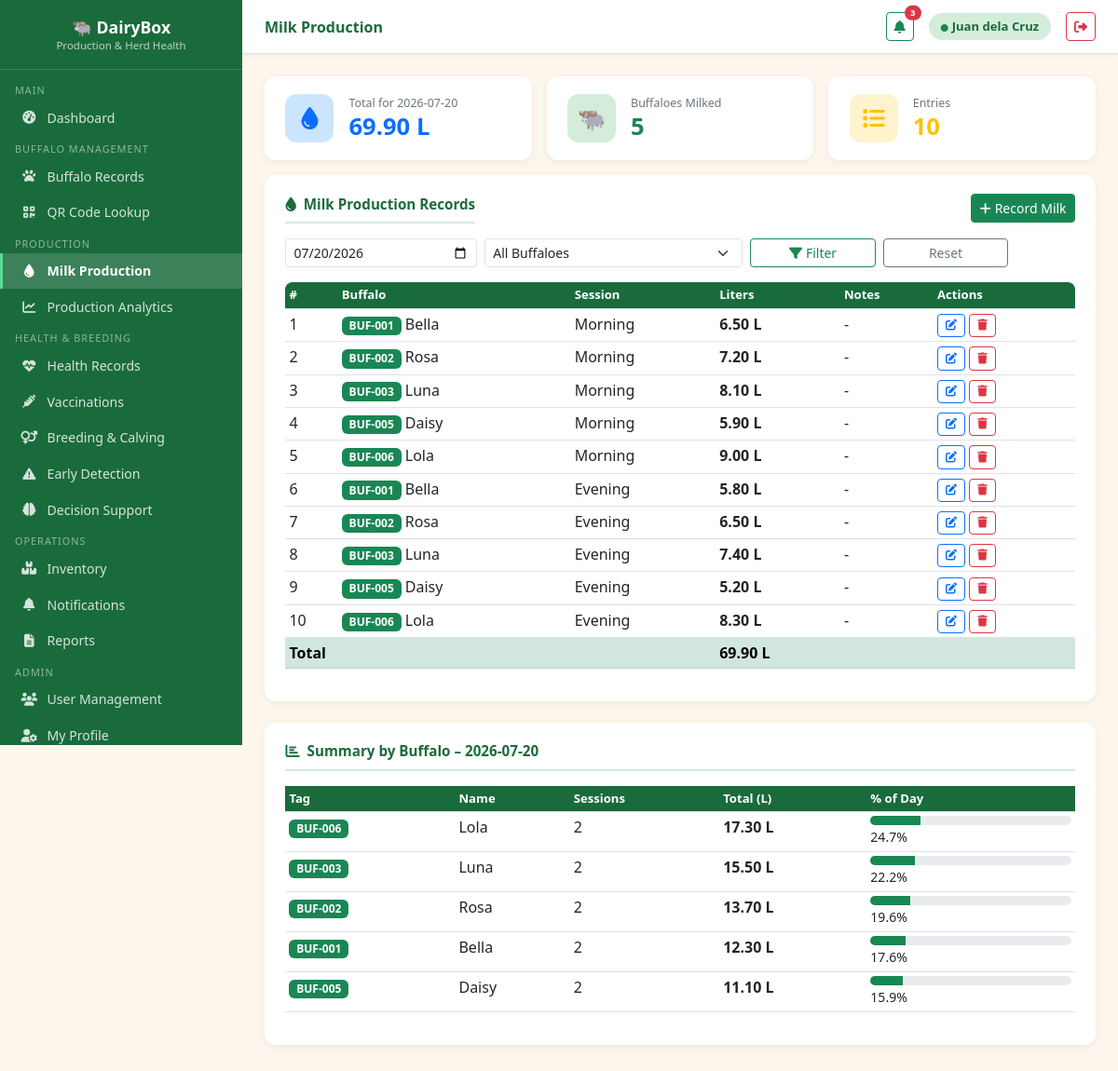
/modules/milk_production.php?filter_date=2026-07-20 (signed in), run on the app's committed database.
### tables this page shows
CREATE TABLE IF NOT EXISTS milk_production (
    id              INT AUTO_INCREMENT PRIMARY KEY,
    buffalo_id      INT NOT NULL,
    record_date     DATE NOT NULL,
    session         ENUM('Morning','Afternoon','Evening') DEFAULT 'Morning',
    quantity_liters DECIMAL(7,2) NOT NULL,
    quality_notes   TEXT,
    recorded_by     INT,
    created_at      TIMESTAMP DEFAULT CURRENT_TIMESTAMP,
    FOREIGN KEY (buffalo_id)  REFERENCES buffaloes(id) ON DELETE CASCADE,
    FOREIGN KEY (recorded_by) REFERENCES users(id) ON DELETE SET NULL
);

CREATE TABLE IF NOT EXISTS buffaloes (
    id              INT AUTO_INCREMENT PRIMARY KEY,
    tag_number      VARCHAR(40)  NOT NULL UNIQUE,
    qr_code         VARCHAR(100) UNIQUE,
    name            VARCHAR(80),
    breed           VARCHAR(80),
    sex             ENUM('Female','Male') DEFAULT 'Female',
    date_of_birth   DATE,
    weight_kg       DECIMAL(6,2),
    color           VARCHAR(50),
    acquisition_date DATE,
    acquisition_type ENUM('Born on Farm','Purchased','Donated') DEFAULT 'Born on Farm',
    status          ENUM('Active','Sold','Dead','Transferred') DEFAULT 'Active',
    health_status   ENUM('Healthy','Sick','Under Treatment','Recovered') DEFAULT 'Healthy',
    notes           TEXT,
    photo           VARCHAR(200),
    created_by      INT,
    created_at      TIMESTAMP DEFAULT CURRENT_TIMESTAMP,
    updated_at      TIMESTAMP DEFAULT CURRENT_TIMESTAMP ON UPDATE CURRENT_TIMESTAMP,
    FOREIGN KEY (created_by) REFERENCES users(id) ON DELETE SET NULL
);

### modules/milk_production.php (the view, shortened to what this page needs)
<?php
$db        = getDB();
$action    = $_GET['action'] ?? 'list';
$editing = null;
$filterDate  = $_GET['filter_date'] ?? date('Y-m-d');
$where = "WHERE mp.record_date=?"; $params = [$filterDate];
$records = $db->prepare("
    SELECT mp.*, b.tag_number, b.name
    FROM milk_production mp JOIN buffaloes b ON b.id=mp.buffalo_id
    $where ORDER BY mp.session ASC
");
$records->execute($params);
$records = $records->fetchAll();
$dayTotal = array_sum(array_column($records,'quantity_liters'));
$summaryStmt = $db->prepare("
    SELECT b.tag_number, b.name, SUM(mp.quantity_liters) as total, COUNT(*) as sessions
    FROM milk_production mp JOIN buffaloes b ON b.id=mp.buffalo_id
    $where GROUP BY b.id ORDER BY total DESC
");
$summaryStmt->execute($params);
$summary = $summaryStmt->fetchAll();
$bufList = $db->query("SELECT id,tag_number,name FROM buffaloes WHERE status='Active' AND sex='Female' ORDER BY tag_number")->fetchAll();
include '../includes/header.php';
?>
<?php if ($action === 'add' || $action === 'edit'): ?>
<div class="card-section">
    <div class="section-title"><i class="fa fa-tint me-2"></i><?= $editing ? 'Edit' : 'Record' ?> Milk Production</div>
    <form method="POST">
        <input type="hidden" name="id" value="<?= $editing['id'] ?? 0 ?>">
        <div class="row g-3">
            <div class="col-md-4">
                <label class="form-label fw-semibold">Buffalo *</label>
                <select name="buffalo_id" class="form-select" required>
                    <option value="">-- Select Buffalo --</option>
                    <?php foreach ($bufList as $b): ?>
                    <option value="<?= $b['id'] ?>" <?= ($editing['buffalo_id']??0)==$b['id']?'selected':'' ?>>
                        <?= htmlspecialchars($b['tag_number']) ?> – <?= htmlspecialchars($b['name'] ?? '') ?>
                    </option>
                    <?php endforeach; ?>
                </select>
            </div>
            <div class="col-md-3">
                <label class="form-label fw-semibold">Date *</label>
                <input type="date" name="record_date" class="form-control" value="<?= $editing['record_date'] ?? date('Y-m-d') ?>" required>
            </div>
            <div class="col-md-2">
                <label class="form-label fw-semibold">Session</label>
                <select name="session" class="form-select">
                    <?php foreach (['Morning','Afternoon','Evening'] as $s): ?>
                    <option value="<?= $s ?>" <?= ($editing['session']??'Morning')===$s?'selected':'' ?>><?= $s ?></option>
                    <?php endforeach; ?>
                </select>
            </div>
            <div class="col-md-3">
                <label class="form-label fw-semibold">Quantity (Liters) *</label>
                <input type="number" step="0.01" min="0" name="quantity_liters" class="form-control" value="<?= $editing['quantity_liters'] ?? '' ?>" required>
            </div>
            <div class="col-md-12">
                <label class="form-label fw-semibold">Quality Notes</label>
                <input type="text" name="quality_notes" class="form-control" value="<?= htmlspecialchars($editing['quality_notes'] ?? '') ?>" placeholder="Optional notes on quality, abnormalities...">
            </div>
        </div>
        <div class="mt-3 d-flex gap-2">
            <button type="submit" class="btn btn-success"><i class="fa fa-save me-1"></i><?= $editing ? 'Update' : 'Save Record' ?></button>
            <a href="milk_production.php" class="btn btn-outline-secondary">Cancel</a>
        </div>
    </form>
</div>
<?php else: ?>
<div class="row g-3 mb-3">
    <div class="col-md-4">
        <div class="stat-card">
            <div class="stat-icon" style="background:#cce5ff"><i class="fa fa-tint text-primary" style="font-size:1.5rem"></i></div>
            <div><p class="stat-label">Total for <?= $filterDate ?></p><p class="stat-value text-primary"><?= number_format($dayTotal,2) ?> L</p></div>
        </div>
    </div>
    <div class="col-md-4">
        <div class="stat-card">
            <div class="stat-icon" style="background:#d4edda"><span style="font-size:1.5rem">🐃</span></div>
            <div><p class="stat-label">Buffaloes Milked</p><p class="stat-value text-success"><?= count($summary) ?></p></div>
        </div>
    </div>
    <div class="col-md-4">
        <div class="stat-card">
            <div class="stat-icon" style="background:#fff3cd"><i class="fa fa-list text-warning" style="font-size:1.5rem"></i></div>
            <div><p class="stat-label">Entries</p><p class="stat-value text-warning"><?= count($records) ?></p></div>
        </div>
    </div>
</div>
<div class="card-section">
    <div class="d-flex flex-wrap justify-content-between align-items-center mb-3 gap-2">
        <div class="section-title mb-0"><i class="fa fa-tint me-2"></i>Milk Production Records</div>
        <a href="?action=add" class="btn btn-success btn-sm no-print"><i class="fa fa-plus me-1"></i>Record Milk</a>
    </div>
    <form class="row g-2 mb-3 no-print" method="GET">
        <div class="col-md-3">
            <input type="date" name="filter_date" class="form-control form-control-sm" value="<?= $filterDate ?>">
        </div>
        <div class="col-md-4">
            <select name="filter_buf" class="form-select form-select-sm">
                <option value="">All Buffaloes</option>
            </select>
        </div>
        <div class="col-md-2"><button class="btn btn-sm btn-outline-success w-100"><i class="fa fa-filter me-1"></i>Filter</button></div>
        <div class="col-md-2"><a href="milk_production.php" class="btn btn-sm btn-outline-secondary w-100">Reset</a></div>
    </form>
    <div class="table-responsive">
    <table class="table table-sm table-hover">
        <thead><tr><th>#</th><th>Buffalo</th><th>Session</th><th>Liters</th><th>Notes</th><th class="no-print">Actions</th></tr></thead>
        <tbody>
        <?php foreach ($records as $i => $r): ?>
        <tr>
            <td><?= $i+1 ?></td>
            <td><span class="badge bg-success"><?= htmlspecialchars($r['tag_number']) ?></span> <?= htmlspecialchars($r['name'] ?? '') ?></td>
            <td><?= $r['session'] ?></td>
            <td><strong><?= number_format($r['quantity_liters'],2) ?> L</strong></td>
            <td><?= htmlspecialchars($r['quality_notes'] ?? '-') ?></td>
            <td class="no-print">
                <a href="?action=edit&id=<?= $r['id'] ?>" class="btn btn-xs btn-outline-primary" style="padding:.2rem .5rem;font-size:.75rem"><i class="fa fa-edit"></i></a>
                <a href="?delete=<?= $r['id'] ?>" class="btn btn-xs btn-outline-danger" style="padding:.2rem .5rem;font-size:.75rem" onclick="return confirm('Delete?')"><i class="fa fa-trash"></i></a>
            </td>
        </tr>
        <?php endforeach; ?>
        </tbody>
        <?php if (!empty($records)): ?>
        <tfoot><tr class="table-success"><td colspan="3"><strong>Total</strong></td><td><strong><?= number_format($dayTotal,2) ?> L</strong></td><td colspan="2"></td></tr></tfoot>
        <?php endif; ?>
    </table>
    </div>
</div>
<?php if (!empty($summary)): ?>
<div class="card-section mt-3">
    <div class="section-title"><i class="fa fa-chart-bar me-2"></i>Summary by Buffalo – <?= $filterDate ?></div>
    <table class="table table-sm table-hover">
        <thead><tr><th>Tag</th><th>Name</th><th>Sessions</th><th>Total (L)</th><th>% of Day</th></tr></thead>
        <tbody>
        <?php foreach ($summary as $s): ?>
        <tr>
            <td><span class="badge bg-success"><?= htmlspecialchars($s['tag_number']) ?></span></td>
            <td><?= htmlspecialchars($s['name'] ?? '-') ?></td>
            <td><?= $s['sessions'] ?></td>
            <td><strong><?= number_format($s['total'],2) ?> L</strong></td>
            <td>
                <?php $pct = $dayTotal > 0 ? round($s['total']/$dayTotal*100,1) : 0; ?>
                <div class="progress" style="height:10px">
                    <div class="progress-bar bg-success" style="width:<?= $pct ?>%"></div>
                </div>
                <small><?= $pct ?>%</small>
            </td>
        </tr>
        <?php endforeach; ?>
        </tbody>
    </table>
</div>
<?php endif; ?>
<?php endif; ?>
<?php include '../includes/footer.php'; ?>

### assets/css/style.css (style rules this page uses)
:root { --green-dark: #1a6b3c; --green-main: #28a745; --green-light: #d4edda; --brown: #7a5230; --cream: #fdf6ec; --sidebar-w: 260px; }
body.app-body { background: var(--cream); margin: 0; padding: 0; }
.stat-card { background: #fff; border-radius: 12px; padding: 1.2rem 1.4rem; box-shadow: 0 2px 8px rgba(0,0,0,.06); display: flex; align-items: center; gap: 1rem; transition: transform .2s; }
.stat-icon { width: 52px; height: 52px; border-radius: 12px; display: flex; align-items: center; justify-content: center; font-size: 1.4rem; flex-shrink: 0; }
.stat-card .stat-label { font-size: .78rem; color: #6c757d; margin: 0; }
.stat-card .stat-value { font-size: 1.6rem; font-weight: 700; margin: 0; line-height: 1.2; }
.card-section { background: #fff; border-radius: 12px; padding: 1.2rem 1.4rem; box-shadow: 0 2px 8px rgba(0,0,0,.06); margin-bottom: 1.4rem; }
.card-section .section-title { font-weight: 700; font-size: .95rem; color: var(--green-dark); border-bottom: 2px solid var(--green-light); padding-bottom: .5rem; margin-bottom: 1rem; }
.table th { background: var(--green-dark); color: #fff; font-size: .82rem; }
.btn-xs { padding: .2rem .45rem; font-size: .75rem; line-height: 1.4; border-radius: .25rem; }
td .progress { min-width: 80px; }
.table-responsive { border-radius: 8px; overflow: hidden; }

### data on the page
milk_production: buffalo.tag_number "BUF-001", buffalo.name "Bella", session "Morning", quantity_liters "6.50", quality_notes "-"
milk_production: buffalo.tag_number "BUF-002", buffalo.name "Rosa", session "Morning", quantity_liters "7.20", quality_notes "-"
milk_production: buffalo.tag_number "BUF-003", buffalo.name "Luna", session "Morning", quantity_liters "8.10", quality_notes "-"
milk_production: buffalo.tag_number "BUF-005", buffalo.name "Daisy", session "Morning", quantity_liters "5.90", quality_notes "-"
milk_production: buffalo.tag_number "BUF-006", buffalo.name "Lola", session "Morning", quantity_liters "9.00", quality_notes "-"
milk_production: buffalo.tag_number "BUF-001", buffalo.name "Bella", session "Evening", quantity_liters "5.80", quality_notes "-"
milk_production: buffalo.tag_number "BUF-002", buffalo.name "Rosa", session "Evening", quantity_liters "6.50", quality_notes "-"
milk_production: buffalo.tag_number "BUF-003", buffalo.name "Luna", session "Evening", quantity_liters "7.40", quality_notes "-"
milk_production: buffalo.tag_number "BUF-005", buffalo.name "Daisy", session "Evening", quantity_liters "5.20", quality_notes "-"
milk_production: buffalo.tag_number "BUF-006", buffalo.name "Lola", session "Evening", quantity_liters "8.30", quality_notes "-"

### other printed values
$pageTitle "Milk Production"
$nc "3"
$user['full_name'] "Juan dela Cruz"
$dayTotal "69.90"
count($summary) "5"
count($records) "10"
$s['tag_number'] "BUF-006"
$s['name'] "Lola"
$s['sessions'] "2"
$s['total'] "17.30"
$pct "24.7"
$s['tag_number'] "BUF-003"
$s['name'] "Luna"
$s['total'] "15.50"
$pct "22.2"
